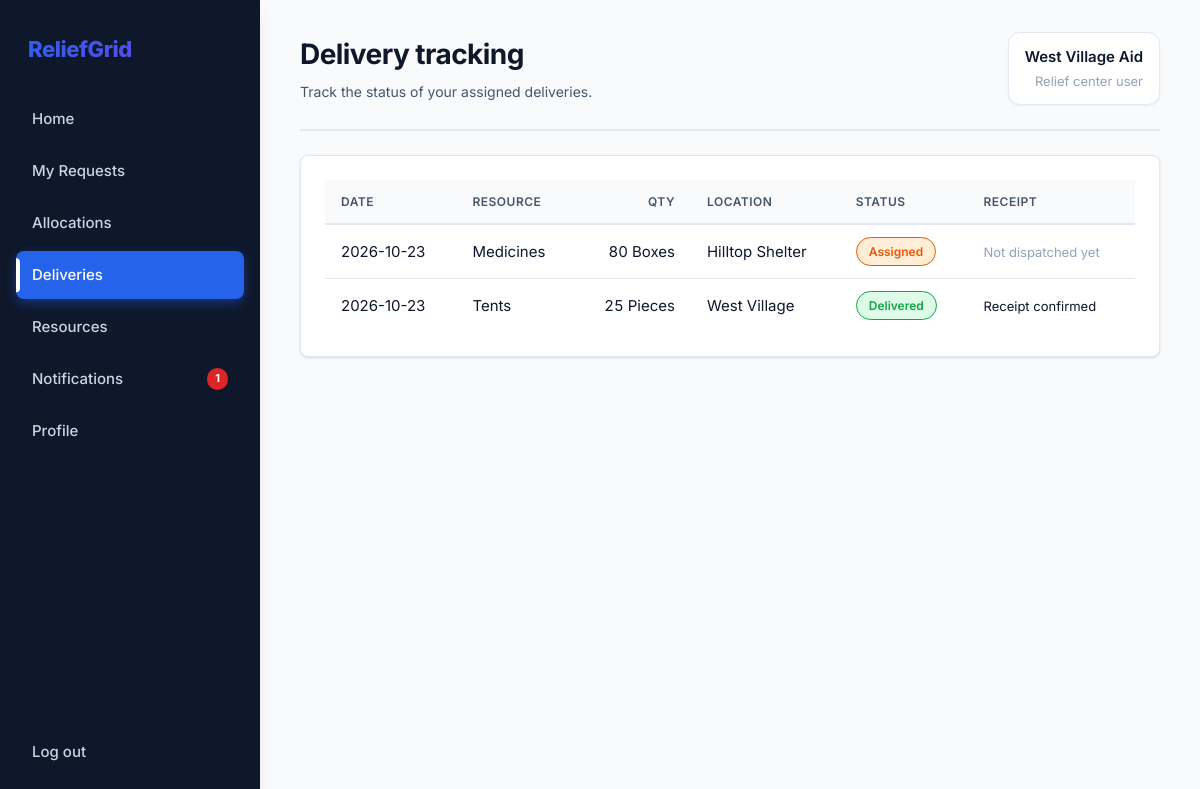
The page /my/deliveries (signed in) on the database as committed earlier.
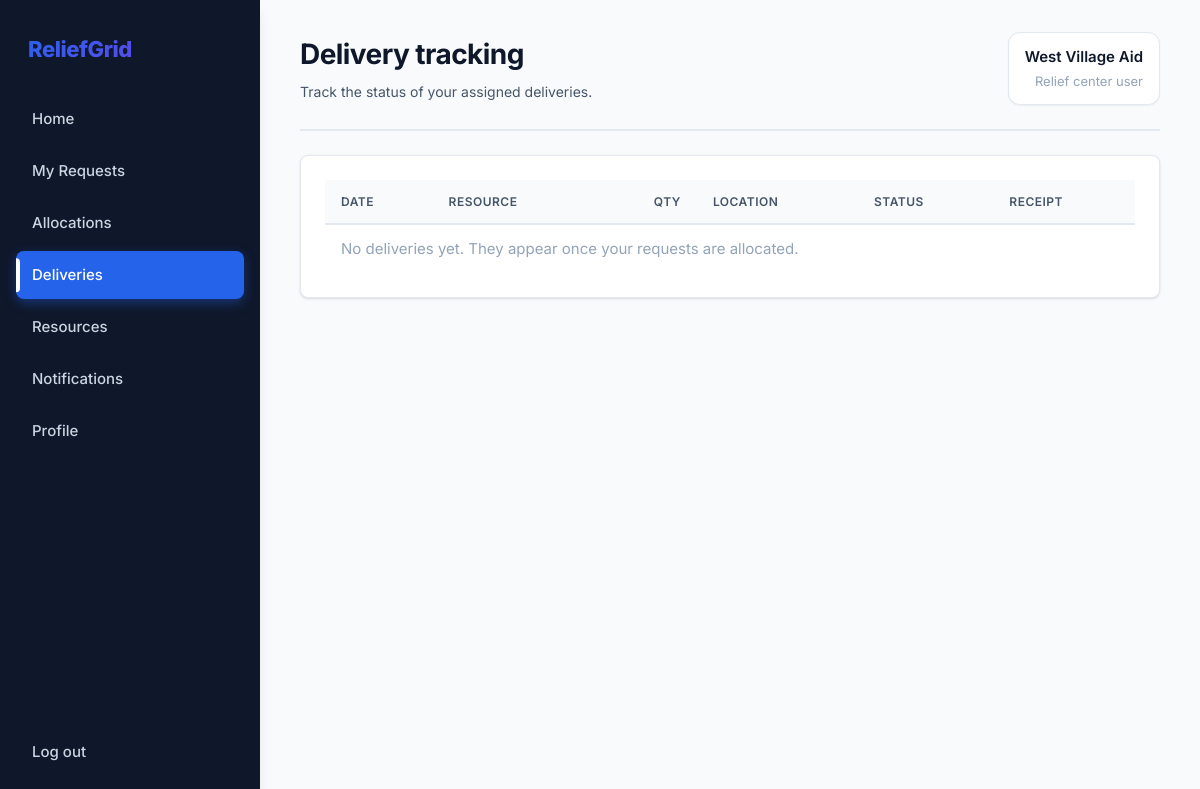
The same page on the database as committed later.
### tables this page shows
CREATE TABLE deliveries (
    id INTEGER PRIMARY KEY, request_id INTEGER NOT NULL REFERENCES requests(id),
    quantity INTEGER NOT NULL, origin TEXT NOT NULL DEFAULT 'Main Depot',
    status TEXT NOT NULL DEFAULT 'Assigned', confirmed INTEGER NOT NULL DEFAULT 0,
    issue TEXT, created_at TEXT DEFAULT CURRENT_TIMESTAMP
);

CREATE TABLE resources (
    id INTEGER PRIMARY KEY, name TEXT UNIQUE NOT NULL, unit TEXT NOT NULL,
    quantity INTEGER NOT NULL DEFAULT 0 CHECK (quantity >= 0),
    low_threshold INTEGER NOT NULL DEFAULT 0, updated_at TEXT DEFAULT CURRENT_TIMESTAMP
);

CREATE TABLE locations (
    id INTEGER PRIMARY KEY, disaster_id INTEGER REFERENCES disasters(id),
    name TEXT NOT NULL, type TEXT NOT NULL, severity TEXT NOT NULL,
    people_affected INTEGER NOT NULL DEFAULT 0, status TEXT NOT NULL DEFAULT 'Active',
    lat REAL, lng REAL
);

### app.py (the view)
@app.route("/my/deliveries")
@login_required("relief")
def my_deliveries():
    rows = q("""SELECT d.*, rs.name AS resource_name, rs.unit, l.name AS location_name FROM deliveries d
                JOIN requests q ON q.id=d.request_id JOIN resources rs ON rs.id=q.resource_id
                JOIN locations l ON l.id=q.location_id WHERE q.user_id=? ORDER BY d.id DESC""", session["user_id"])
    return render_template("my_deliveries.html", rows=rows)

### app.py (called while the page is built)
def db():
    return database.get_db()

def q(sql, *args, one=False):
    rows = db().execute(sql, args).fetchall()
    return (rows[0] if rows else None) if one else rows

def login_required(role=None):
    def deco(f):
        @functools.wraps(f)
        def wrapper(*a, **kw):
            if "user_id" not in session:
                return redirect(url_for("login"))
            if role and session["role"] != role:
                flash("You don't have access to that page.", "error")
                return redirect(url_for("home_redirect"))
            return f(*a, **kw)
        return wrapper
    return deco

@app.context_processor
def inject_nav():
    if "user_id" not in session:
        return {}
    admin = session["role"] == "admin"
    unread = q("SELECT COUNT(*) c FROM notifications WHERE is_read=0 AND " + ("user_id IS NULL" if admin else "user_id=?"),
               *([] if admin else [session["user_id"]]), one=True)["c"]
    return {"nav": ADMIN_NAV if admin else USER_NAV, "unread": unread}

### db.py (called while the page is built)
def get_db():
    if "db" not in g:
        g.db = sqlite3.connect(DB_PATH)
        g.db.row_factory = sqlite3.Row
        g.db.execute("PRAGMA foreign_keys = ON")
    return g.db

### templates/my_deliveries.html (shortened to what this page needs)
{% extends "base.html" %}{% from "_macros.html" import pill %}
{% block heading %}Delivery tracking{% endblock %}{% block sub %}Track the status of your assigned deliveries.{% endblock %}
{% block content %}<div class="card wrap"><table><tr><th>Date</th><th>Resource</th><th class="num">Qty</th><th>Location</th><th>Status</th><th>Receipt</th></tr>
{% for d in rows %}<tr><td>{{ d.created_at[:10] }}</td><td>{{ d.resource_name }}</td><td class="num">{{ d.quantity }} {{ d.unit }}</td><td>{{ d.location_name }}</td><td>{{ pill(d.status) }}</td>
<td>{% if d.status == 'Assigned' %}<span class="muted small-text">Not dispatched yet</span>
{% else %}{% if d.issue %}<span class="neg small-text">Reported: {{ d.issue }}</span>{% elif d.confirmed %}<span class="small-text">Receipt confirmed</span>{% endif %}
{% endif %}</td></tr>
{% else %}<tr><td colspan="6" class="muted">No deliveries yet. They appear once your requests are allocated.</td></tr>{% endfor %}</table></div>{% endblock %}

### templates/_macros.html (shortened to what this page needs)
{% macro pill(text) %}<span class="pill {{ text|lower|replace(' ','-') }}">{{ text }}</span>{% endmacro %}

Rows that differ between the two databases and show on the page:
removed deliveries: created_at "2026-10-23", resource_name "Medicines", quantity "80", unit "Boxes", location_name "Hilltop Shelter", status "Assigned", shows "Not dispatched yet"
removed deliveries: created_at "2026-10-23", resource_name "Tents", quantity "25", unit "Pieces", location_name "West Village", status "Delivered", confirmed "Receipt confirmed"
Other text that changed with them:
new list line: "Notifications"
text now shown: "No deliveries yet. They appear once your requests are allocated."
list line gone: "Notifications 1"
